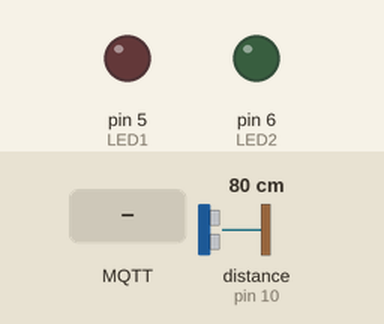
This sketch was run on a simulated Arduino Nano, built with avr-gcc and run on an emulated ATmega328P. Shown: output pins drawn as LEDs (lit = HIGH). Wiring (from diagram.json): ultrasonic range finder: trigger pin 9; echo pin 10. Inputs (shaded band) come from the test bench; at power-on: distance to the obstacle (sensor on pin 10) 80 cm. The echo pulse lasts 58.3 µs per cm; WiFi joins after 1.5 s; servers stay silent unless stated; no MQTT or app messages arrive unless stated; pins used as bus, display or sensor lines are not drawn; what the sketch prints to the serial monitor is not drawn.

Above: at 2.7 s.
2.8 s: MQTT message "ES/Wave" arrives on the first subscribed topic
At 4.0 s:
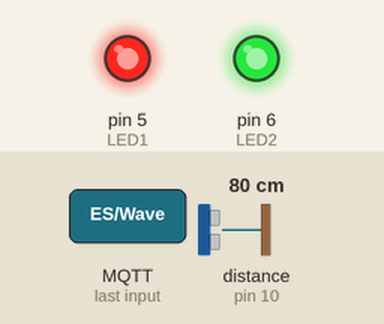
4.3 s: MQTT message "ES/Wave" arrives on the second subscribed topic
At 5.3 s:
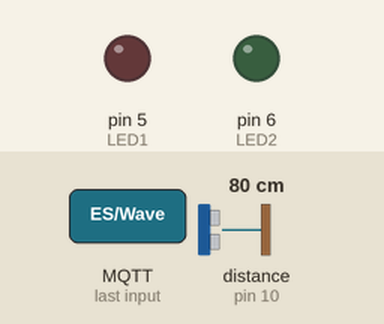
5.8 s: MQTT message "1" arrives on the first subscribed topic
At 6.6 s:
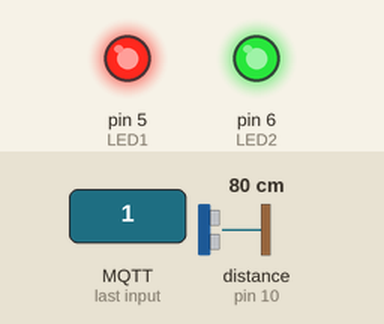
Timing chart, 0 to 8.8 s (numbered marks = the images above; inputs shaded):
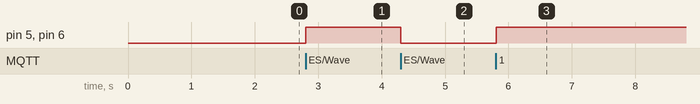

Measured:
- after the input at 2.8 s, pin 5 (LED1), pin 6 (LED2): LOW → HIGH at once
- after the input at 4.3 s, pin 5 (LED1), pin 6 (LED2): HIGH → LOW at once
- after the input at 5.8 s, pin 5 (LED1), pin 6 (LED2): LOW → HIGH at once

The sketch:

mqtt_lights.ino
```cpp
#include <SPI.h>
#include <WiFiNINA.h>
#include <PubSubClient.h>

// setting up WiFi credentials
const char* ssid = "wifi name";
const char* password = "password";

// MQTT broker setup
const char* mqtt_server = "broker.emqx.io";

WiFiClient wifiClient;
PubSubClient client(wifiClient);

//defining the pins
#define TRIG 9
#define ECHO 10
#define LED1 5
#define LED2 6

long duration;
int distance;

// WIFI cinnection function
void connectWiFi() {
  while (WiFi.begin(ssid, password) != WL_CONNECTED) {
    delay(2000);
  }
}

// MQTT callback function
void callback(char* topic, byte* payload, unsigned int length) {
  String msg = "";
  for (int i = 0; i < length; i++) {
    msg += (char)payload[i];
  }

  Serial.println(msg);

  if (String(topic) == "ES/Wave") {
    digitalWrite(LED1, HIGH);
    digitalWrite(LED2, HIGH);
  }

  if (String(topic) == "ES/Pat") {
    digitalWrite(LED1, LOW);
    digitalWrite(LED2, LOW);
  }
}

// Function to reconnect MQTT
void reconnect() {
  while (!client.connected()) {
    if (client.connect("Nano33Client")) {
      client.subscribe("ES/Wave");
      client.subscribe("ES/Pat");
    }
  }
}

void setup() {
  Serial.begin(9600);

  pinMode(TRIG, OUTPUT);
  pinMode(ECHO, INPUT);
  pinMode(LED1, OUTPUT);
  pinMode(LED2, OUTPUT);

  connectWiFi();

  client.setServer(mqtt_server, 1883);
  client.setCallback(callback);
}

void loop() {
  if (!client.connected()) reconnect();
  client.loop();

  // Ultrasonic
  digitalWrite(TRIG, LOW);
  delayMicroseconds(2);
  digitalWrite(TRIG, HIGH);
  delayMicroseconds(10);
  digitalWrite(TRIG, LOW);

  duration = pulseIn(ECHO, HIGH);
  distance = duration * 0.034 / 2;

  Serial.println(distance);

  if (distance < 10) {
    client.publish("ES/Wave", "Jeremy");
    delay(2000);
  } else if (distance < 20) {
    client.publish("ES/Pat", "Jeremy");
    delay(2000);
  }
}
```
